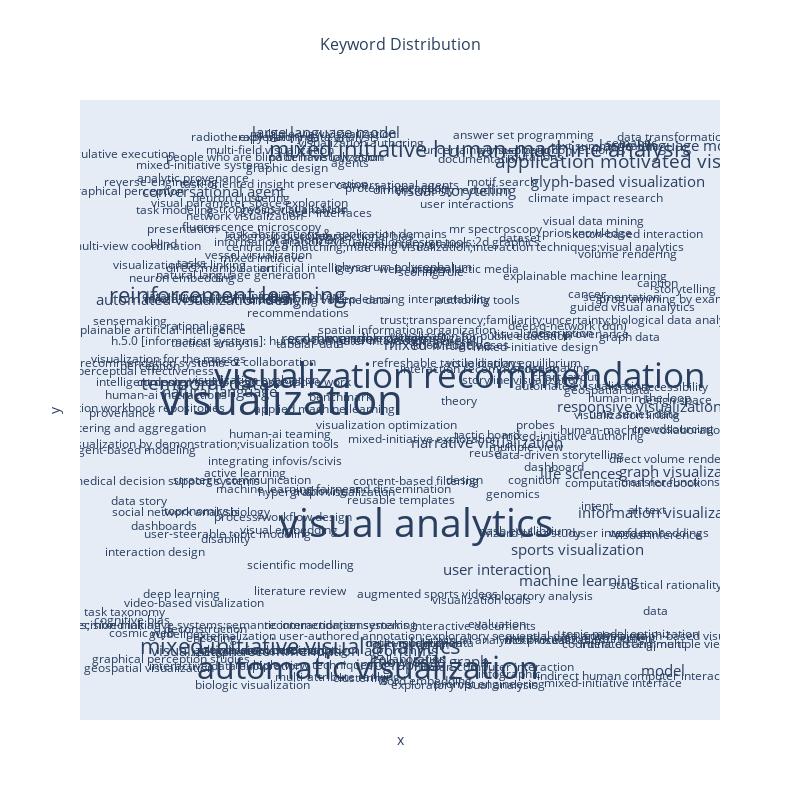

Here is the notebook cell this chart was saved with:
### Markdown cell above
## Keyword analysis

### Code cell
from collections import Counter
import numpy as np
import pandas as pd

def load_and_process_keywords(filepath):
    """Load dataset and process keywords into a list"""
    df = pd.read_csv(filepath)
    df['AuthorKeywords'] = df['AuthorKeywords'].fillna('')
    
    keywords_list = []
    for keywords in df['AuthorKeywords']:
        if not keywords:
            continue
        keywords = keywords.strip('[]')
        for keyword in keywords.split(','):
            keyword = keyword.strip().strip('"\'').lower()
            if keyword:
                keywords_list.append(keyword)
                
    return keywords_list

def get_keyword_frequencies(keywords_list):
    """Calculate frequency distribution of keywords"""
    keyword_freq = Counter(keywords_list)
    keywords = list(keyword_freq.keys())
    frequencies = list(keyword_freq.values())
    return keywords, frequencies

def calculate_text_sizes(frequencies, min_size=12, max_size=42):
    """Scale text sizes based on frequencies"""
    min_freq = min(frequencies)
    max_freq = max(frequencies)
    text_sizes = [min_size + ((max_size-min_size) * (f - min_freq)/(max_freq - min_freq)) 
                 for f in frequencies]
    return text_sizes

def create_word_cloud_plot(keywords, frequencies, text_sizes):
    """Create scatter plot word cloud visualization"""
    # Generate random positions
    np.random.seed(42)
    x_pos = np.random.uniform(-1, 1, len(keywords))
    y_pos = np.random.uniform(-1, 1, len(keywords))
    
    # Create scatter plot
    fig = px.scatter(
        x=x_pos,
        y=y_pos,
        size=[0]*len(keywords),
        text=keywords,
        title='Keyword Distribution',
        width=800,
        height=800
    )

    # Update styling
    fig.update_traces(
        textfont=dict(size=text_sizes),
        marker=dict(opacity=0),
        textposition='middle center'
    )
    
    fig.update_layout(
        title_x=0.5,
        title_font_size=16,
        showlegend=False,
        xaxis=dict(showgrid=False, zeroline=False, showticklabels=False),
        yaxis=dict(showgrid=False, zeroline=False, showticklabels=False)
    )
    
    return fig

# Main execution
keywords_list = load_and_process_keywords("filtered_dataset.csv")
print(keywords_list)

keywords, frequencies = get_keyword_frequencies(keywords_list)
text_sizes = calculate_text_sizes(frequencies)
fig = create_word_cloud_plot(keywords, frequencies, text_sizes)
fig.show()

### Figure 1 — Plotly figure (JSON) as saved in the notebook; plotly's stock layout.template omitted (floating-point values rounded to 4 significant figures; data arrays with more than 128 entries replaced by an {"elided": "..."} marker saying what was removed)
{"data": [{"hovertemplate": "x=%{x}<br>y=%{y}<br>size=%{marker.size}<br>text=%{text}<extra></extra>", "legendgroup": "", "marker": {"color": "#636efa", "opacity": 0, "size": {"elided": "252 int values"}, "sizemode": "area", "sizeref": 0, "symbol": "circle"}, "mode": "markers+text", "name": "", "orientation": "v", "showlegend": false, "text": {"elided": "252 str values"}, "textfont": {"size": {"elided": "252 float values"}}, "textposition": "middle center", "type": "scatter", "x": {"elided": "252 float values"}, "xaxis": "x", "y": {"elided": "252 float values"}, "yaxis": "y"}], "layout": {"height": 800, "legend": {"itemsizing": "constant", "tracegroupgap": 0}, "showlegend": false, "title": {"font": {"size": 16}, "text": "Keyword Distribution", "x": 0.5}, "width": 800, "xaxis": {"anchor": "y", "domain": [0, 1], "showgrid": false, "showticklabels": false, "title": {"text": "x"}, "zeroline": false}, "yaxis": {"anchor": "x", "domain": [0, 1], "showgrid": false, "showticklabels": false, "title": {"text": "y"}, "zeroline": false}}}
